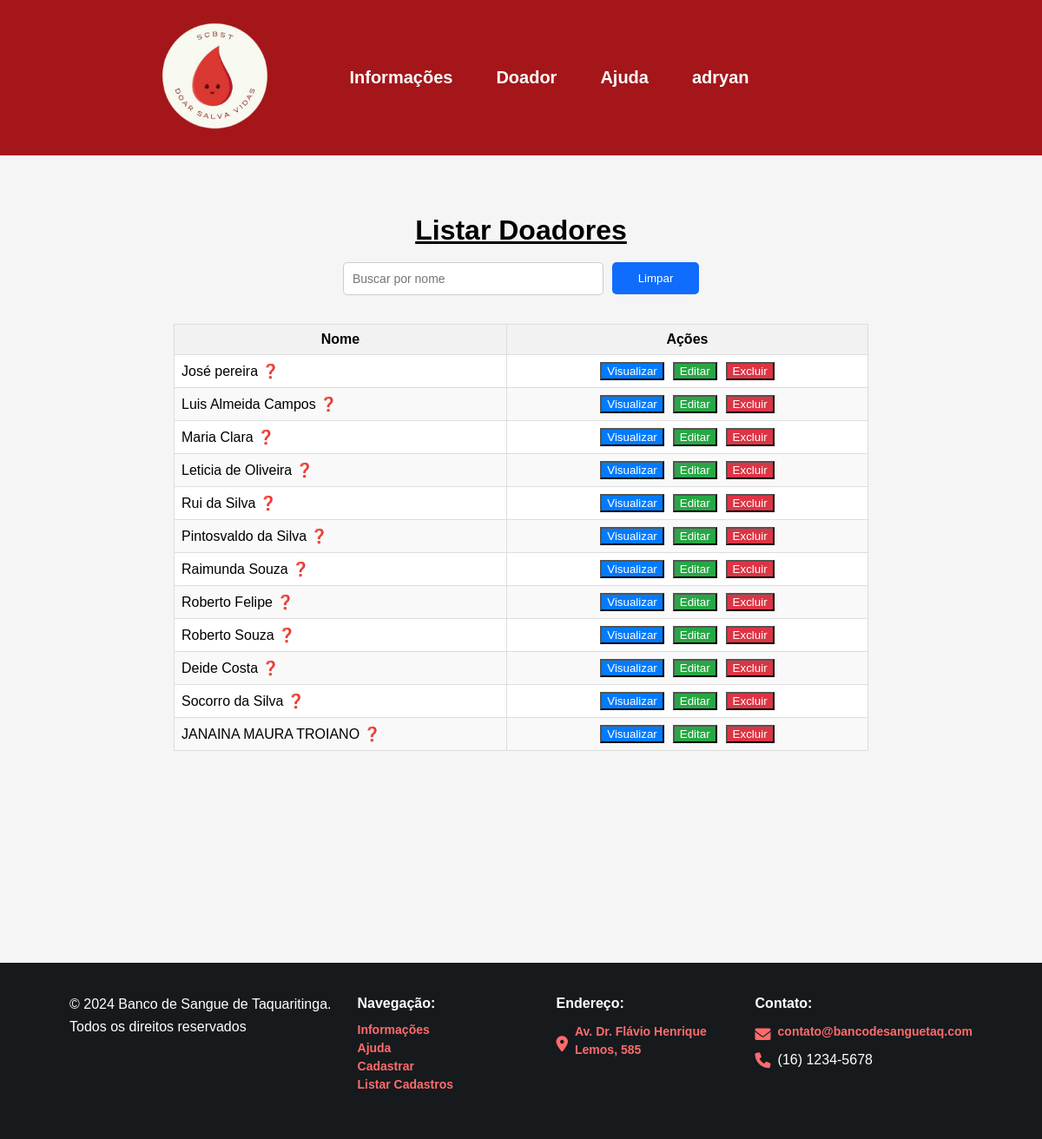
/sistema.php?page=listar (signed in), run on an earlier commit of the app's database.
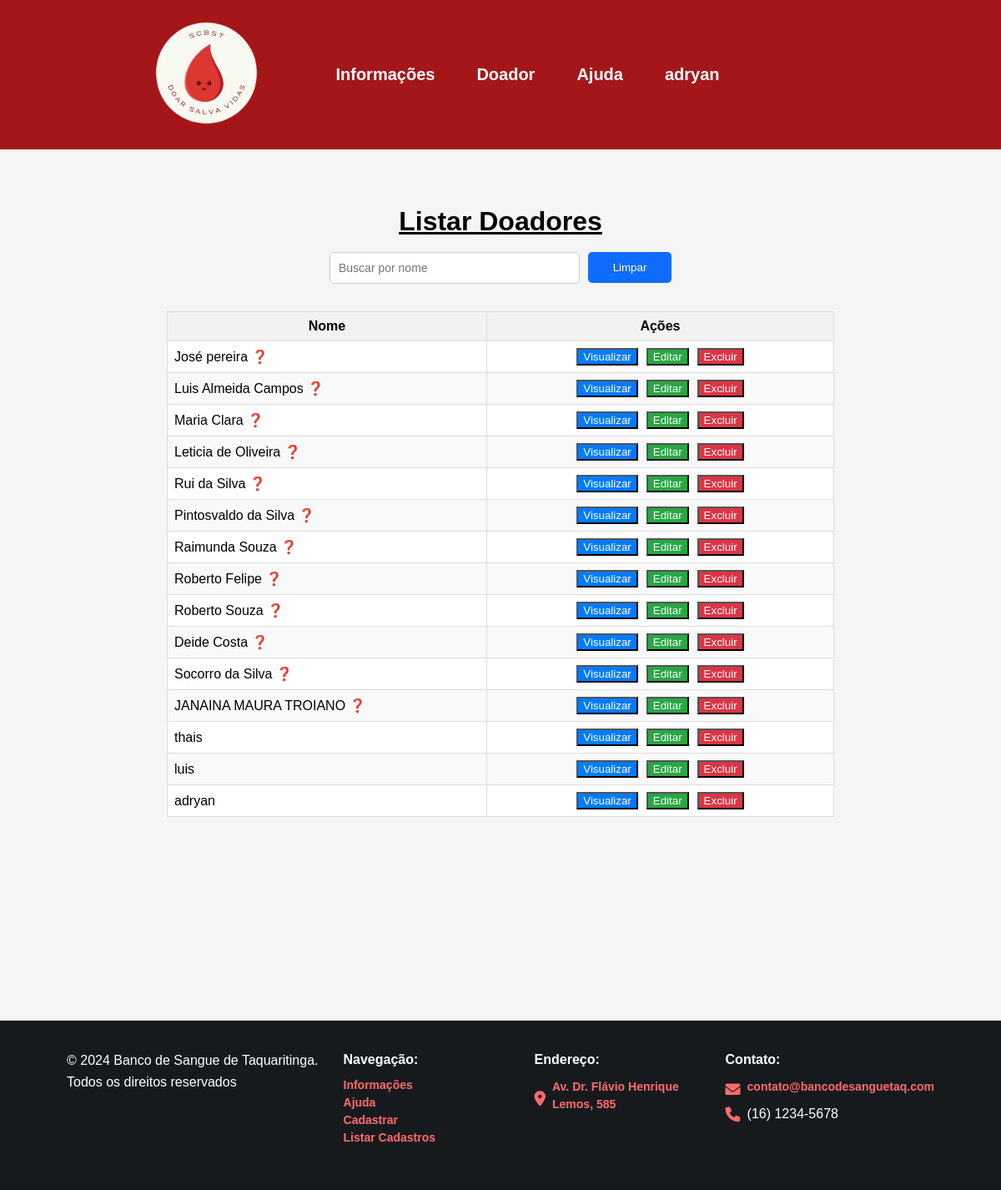
And on a later commit of the database.
### tables this page shows
CREATE TABLE `cadastrobs` (
  `id` int(10) UNSIGNED NOT NULL,
  `nome` varchar(45) NOT NULL,
  `sexo` char(1) NOT NULL,
  `cpf` varchar(20) NOT NULL,
  `telefone` varchar(20) NOT NULL,
  `email` varchar(255) NOT NULL,
  `endereco` varchar(100) NOT NULL,
  `numero` int(6) NOT NULL,
  `cep` varchar(20) NOT NULL,
  `complemento` varchar(100) NOT NULL,
  `bairro` varchar(50) NOT NULL,
  `nasc` date NOT NULL,
  `ts` varchar(4) NOT NULL,
  `datedonation` date NOT NULL,
  `peso` int(11) NOT NULL
);

### listar-usuarios.php (the view, shortened to what this page needs)
<h1 id="path2" style="text-align: center;">Listar Doadores</h1>
<br>
<div class="search-container" style="display: flex; justify-content: center;">
    <input type="text" id="searchInput" placeholder="Buscar por nome" class="form-control" onkeyup="filterTable()" style="width: 300px;">
    <button onclick="clearSearch()" class="btnlimp">Limpar</button>
</div>
<br>
<div style="display: flex; justify-content: center;">
    <table class='table' id="dataTable" style="width: 80%; max-width: 800px;">
        <thead>
            <tr>
                <th style="text-align: center;">Nome</th>
                <th style="text-align: center; width: 200px;">Ações</th>
            </tr>
        </thead>
        <tbody>
            <?php
            $sql = "SELECT * FROM cadastrobs";
            $res = $conn->query($sql);
            $qtd = $res->num_rows;
            if ($qtd > 0) {
                while ($row = $res->fetch_object()) {
                    $mostrarAviso = false;
                    if (!empty($row->datedonation)) {
                        $ultimaDoacao = new DateTime($row->datedonation);
                        $hoje = new DateTime();
                        $diff = $hoje->diff($ultimaDoacao);
                        $mesesPassados = ($diff->y * 12) + $diff->m;
                        if (($row->sexo === 'M' && $mesesPassados >= 2) ||
                            ($row->sexo === 'F' && $mesesPassados >= 3)) {
                            $mostrarAviso = true;
                        }
                    }
                    $icone = $mostrarAviso ? "
                        <span class='tooltip'>
                            <span style='color: red;'>&#10067;</span>
                            <span class='tooltiptext'>Doador já pode doar novamente</span>
                        </span>
                    " : "";
                    echo "<tr>";
                    echo "<td style='text-align: left; width: 200px;'>" . htmlspecialchars($row->nome) . " " . $icone . "</td>";
                    echo "<td style='text-align: center;'>
                            <div style='display: flex; justify-content: center; gap: 10px;'>
                                <button onclick=\"location.href='?page=listar2&id={$row->id}';\" type='button' class='btn btn-primary'>Visualizar</button>
                                <button onclick=\"location.href='?page=editar&id={$row->id}';\" type='button' class='btn btn-success'>Editar</button>
                                <button onclick=\"if(confirm('Tem certeza que deseja excluir?')) location.href='?page=salvar&acao=excluir&id={$row->id}';\" type='button' class='btn btn-danger'>Excluir</button>
                            </div>
                          </td>";
                    echo "</tr>";
                }
            } else {
                echo "<tr><td colspan='2' class='text-center alert alert-danger'>Não há cadastros disponíveis!</td></tr>";
            }
            ?>
        </tbody>
    </table>
</div>

### sistema.php (shortened to what this page needs)
<!doctype html>
<html lang="pt-br">
<head>
  <link rel="stylesheet" href="style.css">
  <link href="https://cdnjs.cloudflare.com/ajax/libs/font-awesome/6.0.0-beta3/css/all.min.css" rel="stylesheet">
</head>
<body>
<header>
  <nav>
    <a class="navbar-brand" href="?page=dashboard">
      <img class="logo" src="logo.png" alt="Logo">
    </a>
    <div class="navbar-nav">
      <a class="nav-link" href="?page=info">
        <ion-icon class="icones" name="information-circle-outline"></ion-icon> Informações
      </a>
      <div class="nav-item dropdown">
        <a class="nav-link dropdown-toggle" href="#" role="button">
          <ion-icon class="icones" name="list-circle-outline"></ion-icon> Doador
        </a>
      </div>
      <a class="nav-link" href="?page=help">
        <ion-icon name="help-circle-outline"></ion-icon> <span>Ajuda</span>
      </a>
      <div class="nav-item dropdown">
        <a class="nav-link dropdown-toggle" href="#" role="button">
          <ion-icon class="icones" name="person-circle-outline"></ion-icon> <?php echo htmlspecialchars($_SESSION['usuario'] ?? ''); ?>
        </a>
      </div>
    </div>
  </nav>
</header>
<br><br>
<div class="container">
  <div class="content">
    <?php
      include("config.php");
      $page = $_REQUEST["page"] ?? 'home';
      switch ($page) {
        case "listar": include("listar-usuarios.php"); break;
      }
    ?>
  </div>
</div>
<footer>
  <div class="container">
    <div class="footer-content">
      <p>&copy; 2024 Banco de Sangue de Taquaritinga.<br>Todos os direitos reservados</p>
      <div class="footer-address">
        <p><strong>Navegação:</strong></p>
        <a href="?page=info" class="footer-link">Informações</a>
        <a href="?page=help" class="footer-link">Ajuda</a>
        <a href="?page=novo" class="footer-link">Cadastrar</a>
        <a href="?page=listar" class="footer-link">Listar Cadastros</a>
      </div>
      <div class="footer-address">
        <p><strong>Endereço:</strong></p>
        <p>
          <i class="fas fa-map-marker-alt"></i>
          <a href="https://www.google.com/maps/place/Fatec+Taquaritinga" class="footer-link" target="_blank">
            Av. Dr. Flávio Henrique Lemos, 585
          </a>
        </p>
      </div>
      <div class="footer-contact">
        <p><strong>Contato:</strong></p>
        <p><i class="fas fa-envelope"></i>
          <a href="mailto:contato@bancodesanguetaq.com" class="footer-link">contato@bancodesanguetaq.com</a>
        </p>
        <p><i class="fas fa-phone"></i> (16) 1234-5678</p>
      </div>
    </div>
  </div>
</footer>
</body>
</html>

### style.css (style rules this page uses)
body, html { margin: 0; padding: 0; box-sizing: border-box; background-color: #F5F5F5; height: 100%; font-family: Arial, sans-serif; transition: opacity 0.5s ease-out; }
*, *::before, *::after { box-sizing: border-box; }
header { position: relative; z-index: 1000; }
nav { display: flex; align-items: center; justify-content: space-between; width: 100%; background-color: #a4161a; z-index: 1000; position: relative; }
.logo { width: 175px; margin-left: 20vh; }
.navbar-nav { display: flex; justify-content: center; gap: 20px; margin-right: 20%; flex-grow: 1; }
.nav-link { padding-right: 10px; margin-right: 20px; color: #ffffff; text-decoration: none; font-weight: 600; font-size: 20px; transition: color 0.3s, transform 0.3s; }
.nav-item.dropdown { position: relative; }
footer { background-color: #161A1D; color: #FFFFFF; margin-top: 10%; padding: 30px 0; text-align: center; width: 100%; font-family: 'Arial', sans-serif; font-size: 16px; }
.container { display: flex; flex-direction: column; max-width: 1200px; margin: 0 auto; padding: 0 20px; }
.footer-content { display: flex; flex-direction: row; justify-content: space-between; align-items: flex-start; gap: 30px; text-align: left; }
.footer-content p { margin: 5px 0; }
.footer-address, .footer-contact { flex: 1; margin: 0; }
.footer-address p, .footer-contact p { display: flex; align-items: center; margin: 5px 0; font-size: 16px; line-height: 1.5; }
.footer-address p:first-of-type, .footer-contact p:first-of-type { display: block; font-weight: bold; margin-bottom: 10px; text-align: left; }
.footer-contact i, .footer-address i { font-size: 18px; color: #FF6B6B; margin-right: 8px; flex-shrink: 0; }
.footer-link { color: #FF6B6B; text-decoration: none; font-size: 14px; font-weight: bold; transition: color 0.3s ease; display: block; margin-bottom: 5px; }
footer p { margin: 0; font-size: 16px; line-height: 1.6; }
@media (min-width: 768px) { .footer-content { flex-direction: row; justify-content: space-between; } }
@media (min-width: 768px) { footer p { margin: 0 10px; } }
.container { width: 90%; max-width: 1200px; margin: 0 auto; padding-bottom: 20px; }
.input-field, input[type="text"], input[type="email"], input[type="date"], select { width: 100%; padding: 10px; border: 1px solid #ccc; border-radius: 5px; box-sizing: border-box; font-size: 14px; margin-bottom: 15px; }
.table { background-color: white; border-collapse: collapse; width: 100%; }
.table th, .table td { border: 1px solid #ddd; padding: 8px; }
.table th { background-color: #f2f2f2; text-align: center; }
.table tr:nth-child(even) { background-color: #f9f9f9; }
.btn-primary { color: white; background-color: #007BFF; cursor: pointer; transition: background 0.5s; }
.btn-success { color: white; background-color: #28a745; cursor: pointer; transition: background 0.5s; }
.btn-danger { color: white; background-color: #dc3545; cursor: pointer; }
.tooltip { position: relative; display: inline-block; cursor: help; }
.btnlimp { margin-left: 10px; color: white; background-color: #106cfc; border: none; border-radius: 5px; width: 100px; height: 37px; }
.content { margin-bottom: 10%; }
#path2 { text-decoration-line: underline; margin: 0 10%; padding-top: 2rem; width: auto; box-sizing: border-box; text-align: center; }

What changed in the data, as far as the page shows it:
added cadastrobs: nome "thais"
added cadastrobs: nome "luis"
added cadastrobs: nome "adryan"
